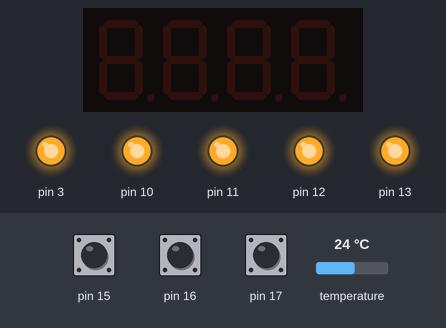
Recording of a program running on a simulated Arduino Uno, built with avr-gcc and run on an emulated ATmega328P. Parts: 4-digit seven-segment display, output pins drawn as LEDs (lit = HIGH). The test bench sets the inputs (shaded band); at power-on: temperature 24 °C, pin 15 HIGH, pin 16 HIGH, pin 17 HIGH. What the program prints to the serial monitor is not drawn.

Above: at 1.2 s.
1.3 s: temperature set to 12 °C
At 2.2 s:
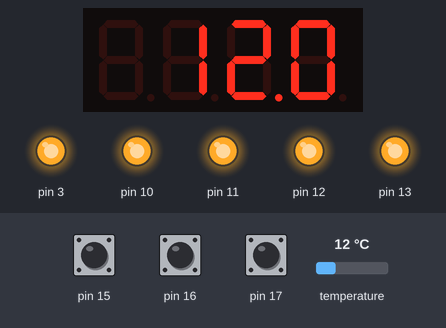
3.0 s: temperature set to 19 °C
At 8.9 s:
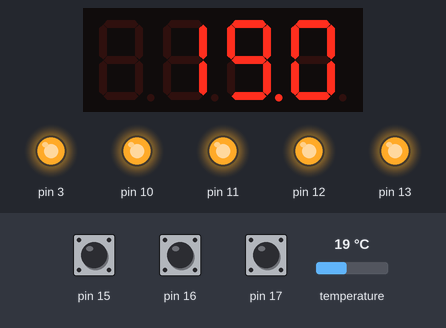
9.6 s: temperature set to 28 °C
At 15.6 s:
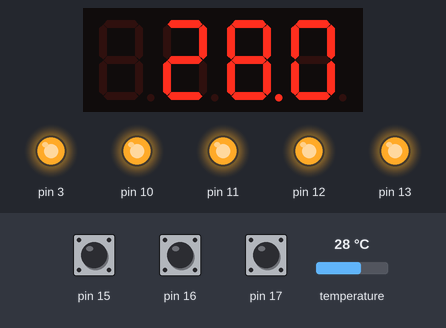
Timing chart, 0 to 17.1 s (numbered marks = the images above; inputs shaded):
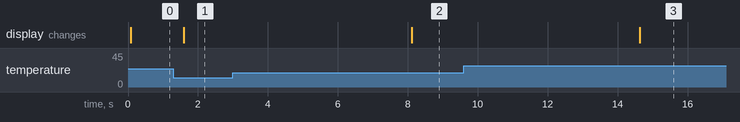

Measured:
- after the input at 1.3 s, the display: changes after 0.30 s (image 1)
- after the input at 3.0 s, the display: changes after 5.1 s (image 2)
- after the input at 9.6 s, the display: changes after 5.0 s (image 3)

The program:

main.cpp
```cpp
/**
 * Termômetro com Arduino
 *
 * Utiliza o termômetro Dallas DS18B20
 *
 * @author Alexandre Meslin
 */
#include <Arduino.h>
// Include the libraries we need
#include <OneWire.h>
#include <DallasTemperature.h>
#include <MultiFuncShield.h>

// Data wire is plugged into port 2 on the Arduino
#define ONE_WIRE_BUS A4

// Adiciona um tempo de espera para estabilização (em ms)
#define TEMPERATURE_WAIT 750

// Setup a oneWire instance to communicate with any OneWire devices (not just Maxim/Dallas temperature ICs)
OneWire oneWire(ONE_WIRE_BUS);

// Pass our oneWire reference to Dallas Temperature.
DallasTemperature sensors(&oneWire);

void setup() {
  // start serial port
  Serial.begin(9600);
  Serial.println("Dallas Temperature IC Control Library Demo");

  // Start up the library
  sensors.begin();
  sensors.setResolution(12); // Define resolução de 12 bits (padrão)
  Serial.print("Found ");
  Serial.print(sensors.getDeviceCount());
  Serial.println(" devices.");
  DeviceAddress sensorAddress;
  if (sensors.getAddress(sensorAddress, 0)) {
    Serial.print("Sensor Address: ");
    for (uint8_t i = 0; i < 8; i++) {
      Serial.print("0x"); Serial.print(sensorAddress[i], HEX); Serial.print(" ");
    }
    Serial.println();
  }
  Timer1.initialize();
  MFS.initialize(&Timer1);
}

void loop() {
  // call sensors.requestTemperatures() to issue a global temperature
  // request to all devices on the bus
  Serial.print("Requesting temperatures...");
  sensors.requestTemperatures(); // Send the command to get temperatures
  // Adicione um delay após requestTemperatures() para conversão
  delay(TEMPERATURE_WAIT);
  Serial.println("DONE");
  // After we got the temperatures, we can print them here.
  // We use the function ByIndex, and as an example get the temperature from the first sensor only.
  float tempC = sensors.getTempCByIndex(0);
  // Check if reading was successful
  if(tempC != DEVICE_DISCONNECTED_C) {
    Serial.print("Temperature for the device 1 (index 0) is: ");
    Serial.print(tempC);
    Serial.println("°C");
    MFS.write(tempC);
  }
  else {
    Serial.println("Error: Could not read temperature data");
  }
  delay(5000);
}
```
